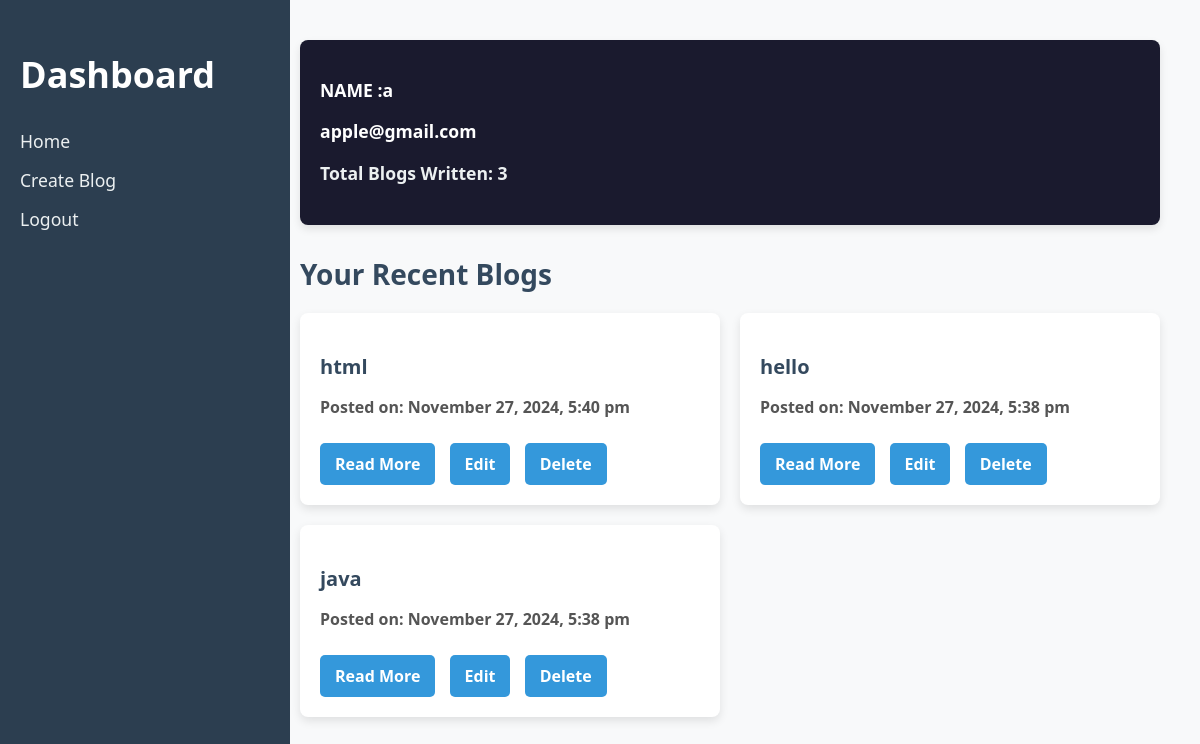
Screenshot of /php/profile.php (signed in) with the database file from the repository.
### tables this page shows
CREATE TABLE `users` (
  `id` int(11) NOT NULL,
  `name` varchar(100) NOT NULL,
  `email` varchar(100) NOT NULL,
  `password` varchar(255) NOT NULL,
  `role` enum('user','admin') DEFAULT 'user',
  `created_at` timestamp NOT NULL DEFAULT current_timestamp(),
  `profile_image` varchar(255) DEFAULT 'default-profile.jpg'
);

CREATE TABLE `blogs` (
  `id` int(11) NOT NULL,
  `title` varchar(255) NOT NULL,
  `content` text NOT NULL,
  `image` varchar(255) DEFAULT NULL,
  `author_id` int(11) NOT NULL,
  `created_at` timestamp NOT NULL DEFAULT current_timestamp(),
  `category` varchar(50) NOT NULL
);

### php/profile.php (the view, shortened to what this page needs)
<?php
include('connect.php');
$user_id = $_SESSION['user_id'];
$user_sql = "SELECT * FROM users WHERE id = ?";
$user_stmt = $conn->prepare($user_sql);
$user_stmt->bind_param("i", $user_id);
$user_stmt->execute();
$user_result = $user_stmt->get_result();
$user_data = $user_result->fetch_assoc();
$sql = "SELECT * FROM blogs WHERE author_id = ? ORDER BY created_at DESC";
$stmt = $conn->prepare($sql);
$stmt->bind_param("i", $user_id);
$stmt->execute();
$result = $stmt->get_result();
$count_sql = "SELECT COUNT(*) AS blog_count FROM blogs WHERE author_id = ?";
$count_stmt = $conn->prepare($count_sql);
$count_stmt->bind_param("i", $user_id);
$count_stmt->execute();
$count_result = $count_stmt->get_result();
$blog_count = $count_result->fetch_assoc()['blog_count'];
?>
<!DOCTYPE html>
<html lang="en">
<head>
    <link rel="stylesheet" href="../assets/css/profile.css">
</head>
<body>
<aside class="sidebar">
    <div class="sidebar-header">
        <h2>Dashboard</h2>
    </div>
    <nav>
        <ul>
            <li><a href="../index.php">Home</a></li>
            <li><a href="../html/create_blog.html">Create Blog</a></li>
            <li><a href="logout.php">Logout</a></li>
        </ul>
    </nav>
</aside>
<main class="dashboard-container">
<header class="dashboard-header">
<section class="overview">
    <div class="user-info">
        <p><strong>NAME :<strong><?php echo htmlspecialchars($user_data['name']); ?></p>
        <p><?php echo htmlspecialchars($user_data['email']); ?></p>
        <p class="blog-count">Total Blogs Written: <?php echo $blog_count; ?></p>
    </div>
</header>
    <section class="recent-activity">
        <h3>Your Recent Blogs</h3>
        <?php if ($result->num_rows > 0) { ?>
            <div class="card-container">
                <?php while ($row = $result->fetch_assoc()) { ?>
                    <div class="blog-card">
                        <h3><?php echo htmlspecialchars($row['title']); ?></h3>
                        <p><strong>Posted on:</strong> <?php echo date("F j, Y, g:i a", strtotime($row['created_at'])); ?></p>
                        <a href="view.php?id=<?php echo $row['id']; ?>" class="btn-view">Read More</a>
                        <a href="edit_blog.php?id=<?php echo $row['id']; ?>" class="btn-edit">Edit</a>
                        <a href="delete_blog.php?id=<?php echo $row['id']; ?>" class="btn-delete" onclick="return confirm('Are you sure you want to delete this blog?');">Delete</a>
                    </div>
                <?php } ?>
            </div>
        <?php } else { ?>
            <p>No blogs found. Start by creating one!</p>
        <?php } ?>
    </section>
</main>
</body>
</html>

### assets/css/profile.css (style rules this page uses)
body { font-family: 'Segoe UI', Tahoma, Geneva, Verdana, sans-serif; margin: 0; padding: 0; display: flex; background-color: #f8f9fa; }
.sidebar { width: 250px; background-color: #2c3e50; padding: 20px; height: 100vh; position: fixed; top: 0; left: 0; color: #fff; }
.sidebar-header { font-size: 1.5rem; margin-bottom: 20px; }
.sidebar nav ul { list-style: none; padding: 0; }
.sidebar nav ul li { margin: 15px 0; }
.sidebar nav ul li a { color: #ecf0f1; text-decoration: none; font-size: 1.1rem; }
.dashboard-container { margin-left: 260px; padding: 40px; width: calc(100% - 260px); }
.dashboard-header { background-color: #1a1a2e; padding: 20px; color: white; border-radius: 8px; box-shadow: 0 4px 8px rgba(0, 0, 0, 0.1); margin-bottom: 30px; }
.dashboard-header .user-info p { font-size: 1.1rem; }
.dashboard-header .user-info { margin-bottom: 20px; }
.dashboard-header .user-info .blog-count { font-size: 1.1rem; color: #ecf0f1; margin-top: 10px; }
.recent-activity { margin-bottom: 40px; }
.recent-activity h3 { font-size: 1.75rem; color: #34495e; margin-bottom: 20px; }
.card-container { display: grid; grid-template-columns: repeat(auto-fill, minmax(320px, 1fr)); gap: 20px; }
.blog-card { background-color: #fff; padding: 20px; border-radius: 8px; box-shadow: 0 4px 10px rgba(0, 0, 0, 0.1); transition: transform 0.3s ease, box-shadow 0.3s ease; }
.blog-card h3 { font-size: 1.25rem; margin-bottom: 10px; }
.blog-card p { font-size: 1rem; color: #555; margin-bottom: 15px; }
.blog-card a { padding: 10px 15px; background-color: #3498db; color: white; text-decoration: none; border-radius: 5px; margin-right: 10px; }
.btn-action, .btn-edit, .btn-view, .btn-delete { display: inline-block; padding: 10px 15px; background-color: #3498db; color: white; text-decoration: none; border-radius: 5px; margin-top: 10px; }
.btn-delete { background-color: #e74c3c; }

### rows the page displays
users: name "a", email "apple@gmail.com"
blogs: title "html", created_at "November 27, 2024, 5:40 pm"
blogs: title "hello", created_at "November 27, 2024, 5:38 pm"
blogs: title "java", created_at "November 27, 2024, 5:38 pm"

### other values shown
$blog_count "3"
